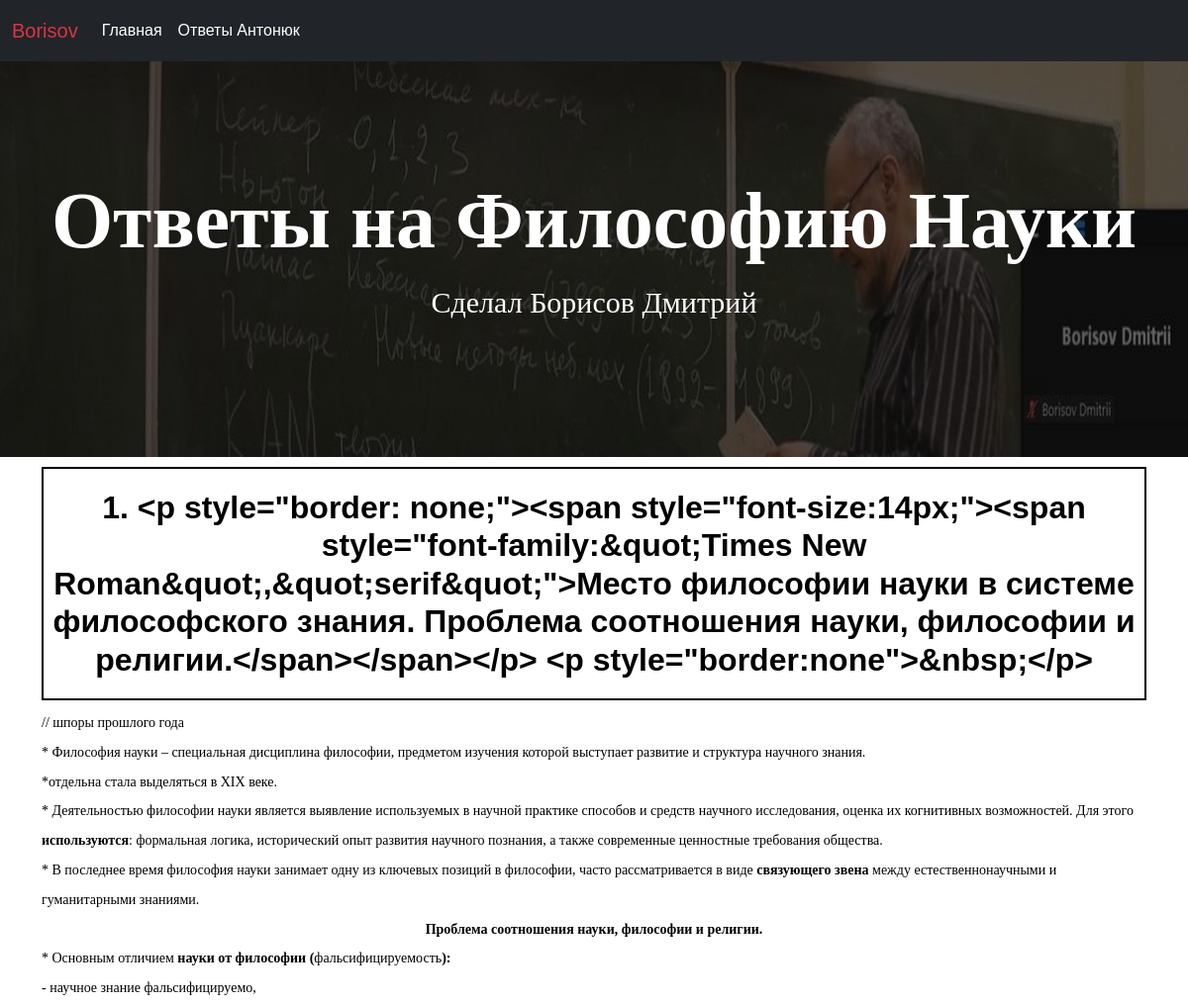
The app's page /answer/1/ (upper part), older data.
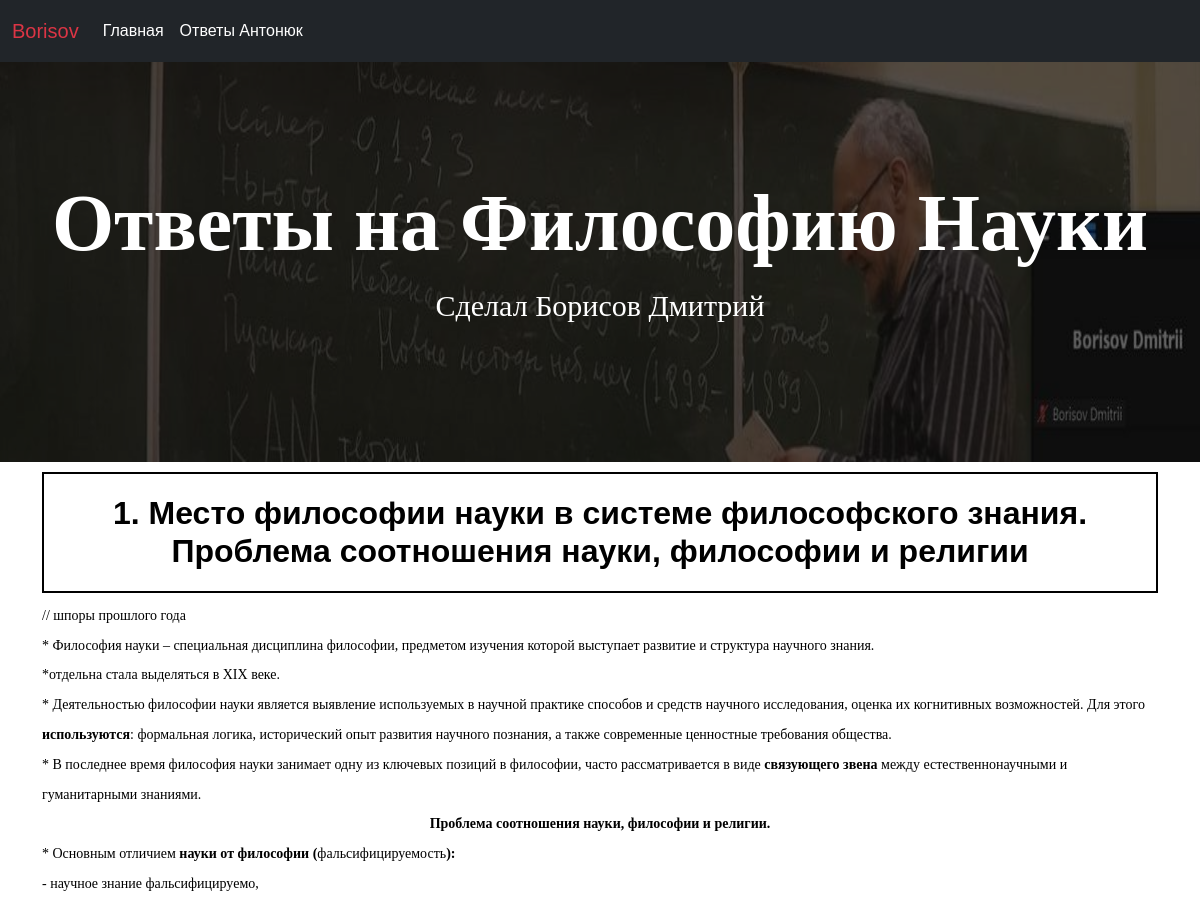
The same page, newer data.
### badphilosopher/models.py (models this page shows, shortened)
class Lections(models.Model):
    number = models.IntegerField(unique=True)
    name_question = models.TextField(blank=True, null=True)
    answer = RichTextUploadingField(blank=True, null=True)
    visible = models.BooleanField(blank=True, null=True)

### badphilosopher/views.py (the view)
# urls.py: path('answer/<slug>/', DetailedAnswerlView.as_view(), name='detailed_answer'), # СТРАНИЦА ПОСТА
class DetailedAnswerlView(View):
    def get(self, request, slug, *args, **kwargs):
        answer = get_object_or_404(Lections, number=slug)
        return render(request, 'badphilosopher/detailed_answer.html', context={'answer': answer})

### badphilosopher/templates/badphilosopher/detailed_answer.html
{% extends './base.html' %}
{% load static %}
{% block head_block %}
    <link rel="stylesheet" type="text/css" href="{% static 'css/detailed_answer.css' %}">
{% endblock %}
{% block answers %}
<section class="detailed_answer">
    <div class="container">
        <h2 class="detailed_answer__header" style="border: 2px solid black;">
            {{answer.number}}.
            {{answer.name_question}}
        </h2>
        <div class="detailed_answer__text">
            {{answer.answer|safe}}
        </div>
    </div>
</section>
{% endblock %}

Row changes from the older to the newer data that the page shows:
changed Lections: name_question "<p style=\"border: none;\"><span style=\"font-size:14px;\"><span style=\"font-family:&quot;Times New Roman&quot;,&quot;serif&quot;\">Место философии науки в системе философского знания. Проблема соотношения науки, философии и религии.</span></span></p> <p style=\"border:none\">&nbsp;</p>" → "Место философии науки в системе философского знания. Проблема соотношения науки, философии и религии"
